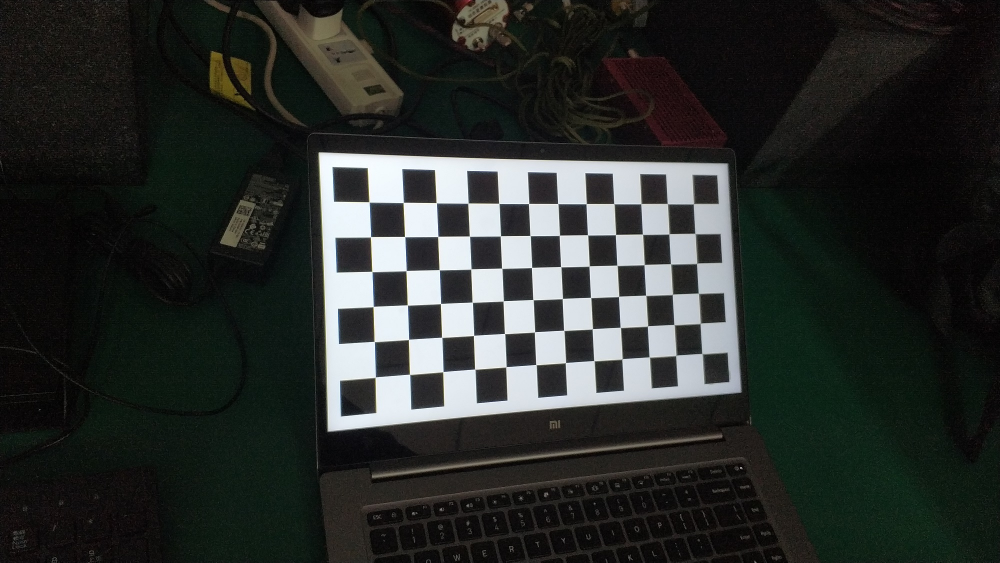
//> input picture 1.2 Single_measure/solution2/chess4.jpg, 2000 x 1125 px (shown at 1/2 size)
$ ./main   (built with g++ and OpenCV 4)
//> lines starting //> are read from the running program, lines starting //| are printed output that depends on the picture
#define _CRT_SECURE_NO_WARNINGS
#include "opencv2/core.hpp"
#include <opencv2/core/utility.hpp>
#include "opencv2/imgproc.hpp"
#include "opencv2/calib3d.hpp"
#include "opencv2/imgcodecs.hpp"
#include "opencv2/videoio.hpp"
#include "opencv2/highgui.hpp"

#include <cctype>
#include <cstdio>
#include <cstring>
#include <iostream>

using namespace cv;
using namespace std;

#define CV_EVENT_LBUTTONDOWN 1           // left click

/************************************************
	@brief: Monocular camera measurement

	@author: WavenZ

	@time: 2019/5/1
*************************************************/
struct CameraParam{
	Mat cameraMatrix;
	Mat distCoeffs;
	Mat Rt;
	Mat Rt1;
};

Mat imageOrigin;		// original image
Mat imageDisplay;		// display image
Mat imageGray;			// gray image
CameraParam param;		// camera param
Point3d corners[2];		// start&end corner
int whichCorner = 0;
double Distance = 0;	// distance

void calcDistance() {
	// 反向投影
	Mat M_;
	invert(param.cameraMatrix, M_, DECOMP_SVD);
	Mat x1 = Mat(corners[0]);
	Mat x2 = Mat(corners[1]);

	// 去畸变（存在导致很小的误差）
	Mat X1 = M_ * x1;
	double r2 = X1.at<double>(0) * X1.at<double>(0) + X1.at<double>(1) * X1.at<double>(1);
	double r4 = r2 * r2;
	double dist = 1 + r2 * param.distCoeffs.at<double>(0) + r4 * param.distCoeffs.at<double>(1);
	X1.at<double>(0) /= dist;
	X1.at<double>(1) /= dist;

	Mat X2 = M_ * x2;
	r2 = X2.at<double>(0) * X2.at<double>(0) + X2.at<double>(1) * X2.at<double>(1);
	r4 = r2 * r2;
	dist = 1 + r2 * param.distCoeffs.at<double>(0) + r4 * param.distCoeffs.at<double>(1);
	X2.at<double>(0) /= dist;
	X2.at<double>(1) /= dist;

	// 转换到世界坐标系（约束：Z = 0）
	Mat Rt_;
	invert(param.Rt1, Rt_, DECOMP_SVD);
	Mat X1w = Rt_ * X1;
	Mat X2w = Rt_ * X2;

	// 归一化
	X1w = X1w / X1w.at<double>(2);
	X2w = X2w / X2w.at<double>(2);

	// 计算距离
	Mat D = X2w - X1w;
	Distance = sqrt(D.at<double>(0) * D.at<double>(0) + D.at<double>(1) * D.at<double>(1));
	cout << "Distance: " << Distance << endl;
}

static void onMouse(int event, int x, int y, int flags, void* param)
{	// 鼠标点击事件
	Mat* im = reinterpret_cast<Mat*>(param);
	if (event == CV_EVENT_LBUTTONDOWN) {
		Rect r(x - 20 > 0 ? x - 20 : 0, y - 20 > 0 ? y - 20 : 0, 40, 40);
		vector<Point2f> pointbuf;
		// 点击感兴趣区域
		Mat mask;
		mask = Mat::zeros(imageGray.size(), CV_8UC1);
		mask(r).setTo(255);
		// 角点检测
		goodFeaturesToTrack(imageGray, pointbuf, 1, 0.01, 10, mask);
		// 亚像素级角点检测提升精度
		cornerSubPix(imageGray, pointbuf, Size(5, 5),
			Size(-1, -1), TermCriteria(TermCriteria::EPS + TermCriteria::COUNT, 30, 0.0001));
		// 画点
		line(imageDisplay, Point2f{ pointbuf[0].x - 10, pointbuf[0].y - 10 },
				Point2d{ pointbuf[0].x + 10, pointbuf[0].y + 10 }, Scalar(0, 0, 200), 2);
		line(imageDisplay, Point2f{ pointbuf[0].x - 10, pointbuf[0].y + 10 },
				Point2d{ pointbuf[0].x + 10, pointbuf[0].y - 10 }, Scalar(0, 0, 200), 2);
		// 保存角点
		corners[whichCorner].x = pointbuf[0].x;
		corners[whichCorner].y = pointbuf[0].y;
		corners[whichCorner].z = 1;
		// 已检测到两个点时计算距离
		if (whichCorner == 1) {
			line(imageDisplay, Point2d{ corners[0].x, corners[0].y },
				Point2d{ corners[1].x, corners[1].y }, Scalar(0, 0, 200), 2);
			cout << corners[0] << ", " << corners[1] << endl;
			calcDistance();
			char str[20];
			sprintf(str, "%.2lfmm", Distance);
			putText(imageDisplay, str, Point2d{ (corners[0].x + corners[1].x) / 2.0 , (corners[0].y + corners[1].y) / 2.0 - 10 },
				2, 1.5, Scalar(0, 0, 200), 2, LINE_AA);
		}
		whichCorner = !whichCorner;
		imshow("Image", imageDisplay);
	}

}

void allInit(){
	// param init
	param.cameraMatrix = (Mat_<double>(3, 3) <<
		1.5621284315553469e+03, 0., 9.9531745685229419e+02,
		0., 1.5629858065134160e+03, 5.4181661016529097e+02,
		0., 0., 1.);

	param.distCoeffs = (Mat_<double>(5, 1) << 3.3186929343409627e-01, -1.5328976453608059e+00,
		-1.0555395111807473e-04, 5.3863533330160257e-05, 0.);

	param.Rt = (Mat_<double>(3, 4) <<
		0.9328536065677697, 0.04360998139854794, -0.3576063733155814, -9.2208456379855079e+01,
		-0.02461864634625879, 0.9980424581793637, 0.05749064205043169, -4.9301180933888901e+01,
		0.3594135097149, -0.04482656794481737, 0.9321011253295997, 5.6603131731116139e+02);

	param.Rt1 = (Mat_<double>(3, 3) <<
		0.9328536065677697, 0.04360998139854794, -9.2208456379855079e+01,
		-0.02461864634625879, 0.9980424581793637, -4.9301180933888901e+01,
		0.3594135097149, -0.04482656794481737, 5.6603131731116139e+02);

	// image init
	imageOrigin = imread("chess4.jpg", 1);
//> imageOrigin is the input picture: 1125 rows x 2000 cols, CV_8UC3; mean B, G, R 43.3, 45.9, 42.6
	imageDisplay = imageOrigin;
	cvtColor(imageOrigin, imageGray, COLOR_BGR2GRAY);

	// window init
	namedWindow("Image", 2);
	resizeWindow("Image", 1000, 560);
	setMouseCallback("Image", onMouse, reinterpret_cast<void*> (&imageDisplay));
	imshow("Image", imageDisplay);
}


int main( int argc, char** argv )
{
	allInit();
	while (1) {
		if (waitKey(100) == 27)
//> the left mouse button is pressed and released at (500, 281)
//> in onMouse, `goodFeaturesToTrack(imageGray, pointbuf, 1, 0.01, 10, mask);`: pointbuf = 1 Point (x, y): [502, 269]
//> in onMouse, `cornerSubPix(imageGray, pointbuf, Size(5, 5), Size(-1, -1), TermCriter..`: pointbuf = 1 Point (x, y): [498.6, 269.9]
//> in onMouse, `corners[whichCorner].x = pointbuf[0].x;`: corners = 2 Point3s: [498.6, 0, 0], [0, 0, 0]
//> in onMouse, `corners[whichCorner].y = pointbuf[0].y;`: corners = 2 Point3s: [498.6, 269.9, 0], [0, 0, 0]
//> in onMouse, `corners[whichCorner].z = 1;`: corners = 2 Point3s: [498.6, 269.9, 1], [0, 0, 0]
//> the left mouse button is pressed and released at (1500, 281)
//| [498.554, 269.859, 1], [1505.4, 278.845, 1]
//> in calcDistance, `Mat x1 = Mat(corners[0]);`: x1 = [498.6, 269.9, 1]
//> in calcDistance, `Mat x2 = Mat(corners[1]);`: x2 = [1505.4, 278.8, 1]
//> in calcDistance, `Mat X1 = M_ * x1;`: X1 = [-0.318, -0.174, 1]
//> in calcDistance, `double r2 = X1.at<double>(0) * X1.at<double>(0) + X1.at<double>(1) * X..`: r2 = 0.131
//> in calcDistance, `double r4 = r2 * r2;`: r4 = 0.0173
//> in calcDistance, `double dist = 1 + r2 * param.distCoeffs.at<double>(0) + r4 * param.dis..`: dist = 1.02
//> in calcDistance, `X1.at<double>(0) /= dist;`: X1 = [-0.313, -0.174, 1]
//> in calcDistance, `X1.at<double>(1) /= dist;`: X1 = [-0.313, -0.171, 1]
//> in calcDistance, `Mat X2 = M_ * x2;`: X2 = [0.327, -0.168, 1]
//> in calcDistance, `r2 = X2.at<double>(0) * X2.at<double>(0) + X2.at<double>(1) * X2.at<do..`: r2 = 0.135
//> in calcDistance, `r4 = r2 * r2;`: r4 = 0.0182
//> in calcDistance, `X2.at<double>(0) /= dist;`: X2 = [0.321, -0.168, 1]
//> in calcDistance, `X2.at<double>(1) /= dist;`: X2 = [0.321, -0.165, 1]
//> in calcDistance, `Mat X1w = Rt_ * X1;`: X1w = [-0.148, -0.0835, 0.00185]
//> in calcDistance, `Mat X2w = Rt_ * X2;`: X2w = [0.491, -0.0821, 0.00145]
//> in calcDistance, `X1w = X1w / X1w.at<double>(2);`: X1w = [-79.82, -45.02, 1]
//> in calcDistance, `X2w = X2w / X2w.at<double>(2);`: X2w = [339.2, -56.71, 1]
//> in calcDistance, `Mat D = X2w - X1w;`: D = [419, -11.69, 1.11e-16]
//> in calcDistance, `Distance = sqrt(D.at<double>(0) * D.at<double>(0) + D.at<double>(1) * ..`: Distance = 419.2
//| Distance: 419.159
//> the left mouse button is pressed and released at (1500, 843)
//> the left mouse button is pressed and released at (500, 843)
//> in onMouse (call 7), `goodFeaturesToTrack(imageGray, pointbuf, 1, 0.01, 10, mask);`: pointbuf = 1 Point (x, y): [485, 853]
//> in onMouse (call 7), `cornerSubPix(imageGray, pointbuf, Size(5, 5), Size(-1, -1), TermCriter..`: pointbuf = 1 Point (x, y): [486.6, 852.7]
//> in onMouse (call 7), `corners[whichCorner].x = pointbuf[0].x;`: corners = 2 Point3s: [1499.2, 833, 1], [486.6, 278.8, 1]
//> in onMouse (call 7), `corners[whichCorner].y = pointbuf[0].y;`: corners = 2 Point3s: [1499.2, 833, 1], [486.6, 852.7, 1]
//| [1499.17, 833.04, 1], [486.609, 852.705, 1]
//| Distance: 409.652
//> in onMouse (call 7), `sprintf(str, "%.2lfmm", Distance);`: str = "409.65mm"
//> in onMouse (call 7), `putText(imageDisplay, str, Point2d{ (corners[0].x + corners[1].x) / 2...`:
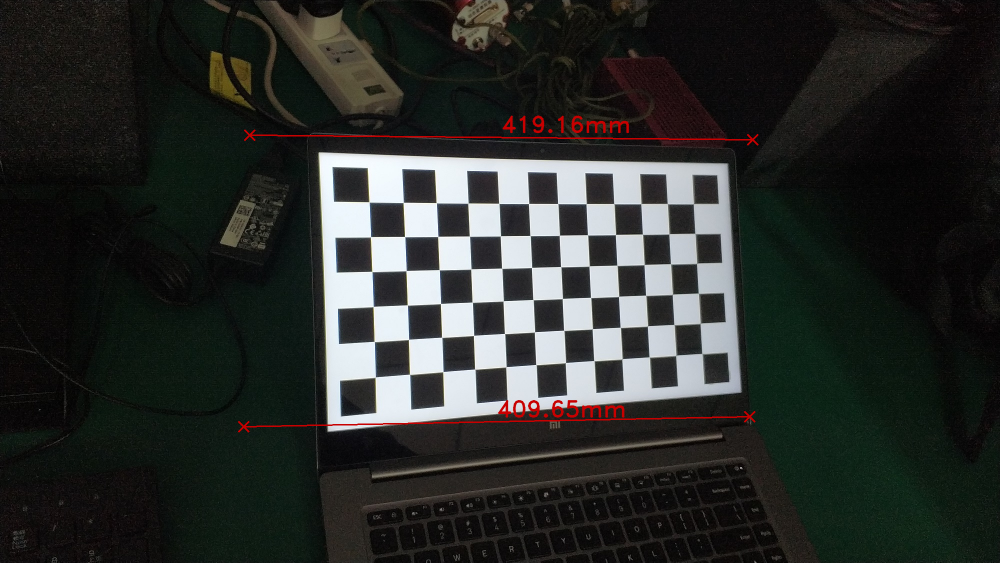
//> imageDisplay: 1125 rows x 2000 cols, CV_8UC3 (shown at 1/2 size); mean B, G, R 43, 45.6, 43.5
//> the Esc key is pressed
			break;
	}
	destroyAllWindows();
	return 0;
}

$ run again, with 1.2 Single_measure/solution2/chess1.jpg copied over 1.2 Single_measure/solution2/chess4.jpg
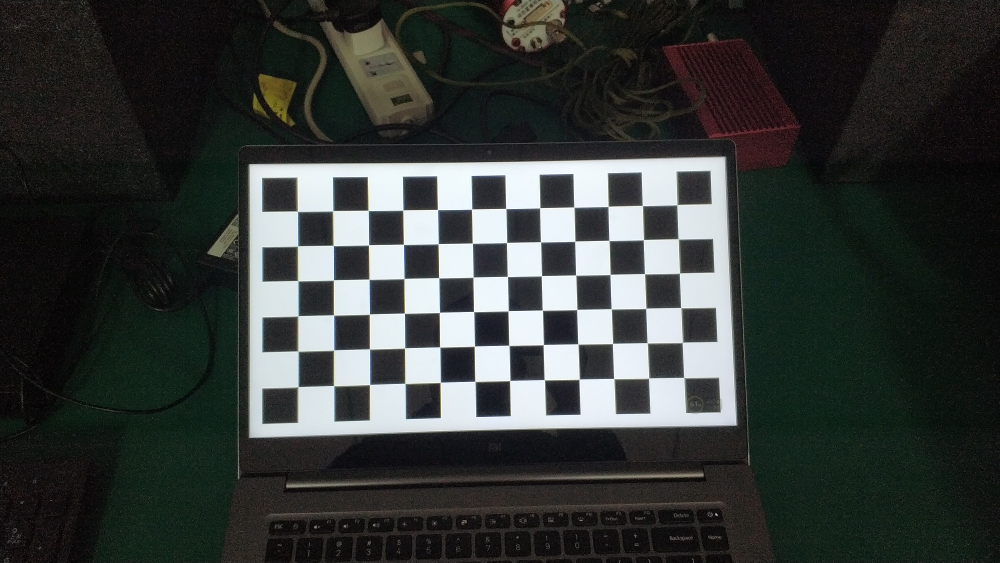
//> input picture 1.2 Single_measure/solution2/chess1.jpg, 2000 x 1125 px (shown at 1/2 size)
//> in allInit, imageOrigin is the input picture: 1125 rows x 2000 cols, CV_8UC3; mean B, G, R 55.7, 57.9, 54
//> in onMouse, `goodFeaturesToTrack(imageGray, pointbuf, 1, 0.01, 10, mask);`: pointbuf = 1 Point (x, y): [491, 292]
//> in onMouse, `cornerSubPix(imageGray, pointbuf, Size(5, 5), Size(-1, -1), TermCriter..`: pointbuf = 1 Point (x, y): [490.3, 290.8]
//> in onMouse, `corners[whichCorner].x = pointbuf[0].x;`: corners = 2 Point3s: [490.3, 0, 0], [0, 0, 0]
//> in onMouse, `corners[whichCorner].y = pointbuf[0].y;`: corners = 2 Point3s: [490.3, 290.8, 0], [0, 0, 0]
//> in onMouse, `corners[whichCorner].z = 1;`: corners = 2 Point3s: [490.3, 290.8, 1], [0, 0, 0]
//| [490.279, 290.762, 1], [1494, 261, 1]
//> x1 = [490.3, 290.8, 1]
//> x2 = [1494, 261, 1]
//> in calcDistance, `Mat X1 = M_ * x1;`: X1 = [-0.323, -0.161, 1]
//> in calcDistance, `double r2 = X1.at<double>(0) * X1.at<double>(0) + X1.at<double>(1) * X..`: r2 = 0.13
//> in calcDistance, `double r4 = r2 * r2;`: r4 = 0.017
//> dist = 1.02
//> in calcDistance, `X1.at<double>(0) /= dist;`: X1 = [-0.318, -0.161, 1]
//> in calcDistance, `X1.at<double>(1) /= dist;`: X1 = [-0.318, -0.158, 1]
//> in calcDistance, `Mat X2 = M_ * x2;`: X2 = [0.319, -0.18, 1]
//> in calcDistance, `r2 = X2.at<double>(0) * X2.at<double>(0) + X2.at<double>(1) * X2.at<do..`: r2 = 0.134
//> in calcDistance, `r4 = r2 * r2;`: r4 = 0.018
//> in calcDistance, `X2.at<double>(0) /= dist;`: X2 = [0.314, -0.18, 1]
//> in calcDistance, `X2.at<double>(1) /= dist;`: X2 = [0.314, -0.177, 1]
//> in calcDistance, `Mat X1w = Rt_ * X1;`: X1w = [-0.154, -0.0702, 0.00186]
//> in calcDistance, `Mat X2w = Rt_ * X2;`: X2w = [0.484, -0.0934, 0.00145]
//> in calcDistance, `X1w = X1w / X1w.at<double>(2);`: X1w = [-82.69, -37.76, 1]
//> in calcDistance, `X2w = X2w / X2w.at<double>(2);`: X2w = [333.7, -64.31, 1]
//> D = [416.3, -26.55, 0]
//> Distance = 417.2
//| Distance: 417.19
//> in onMouse (call 7), `goodFeaturesToTrack(imageGray, pointbuf, 1, 0.01, 10, mask);`: pointbuf = 1 Point (x, y): [495, 840]
//> in onMouse (call 7), `corners[whichCorner].x = pointbuf[0].x;`: corners = 2 Point3s: [1493.5, 826.3, 1], [495, 261, 1]
//> in onMouse (call 7), `corners[whichCorner].y = pointbuf[0].y;`: corners = 2 Point3s: [1493.5, 826.3, 1], [495, 840, 1]
//| [1493.52, 826.29, 1], [495, 840, 1]
//| Distance: 404.064
//> str = "404.06mm"
//> in onMouse (call 7), `putText(imageDisplay, str, Point2d{ (corners[0].x + corners[1].x) / 2...`:
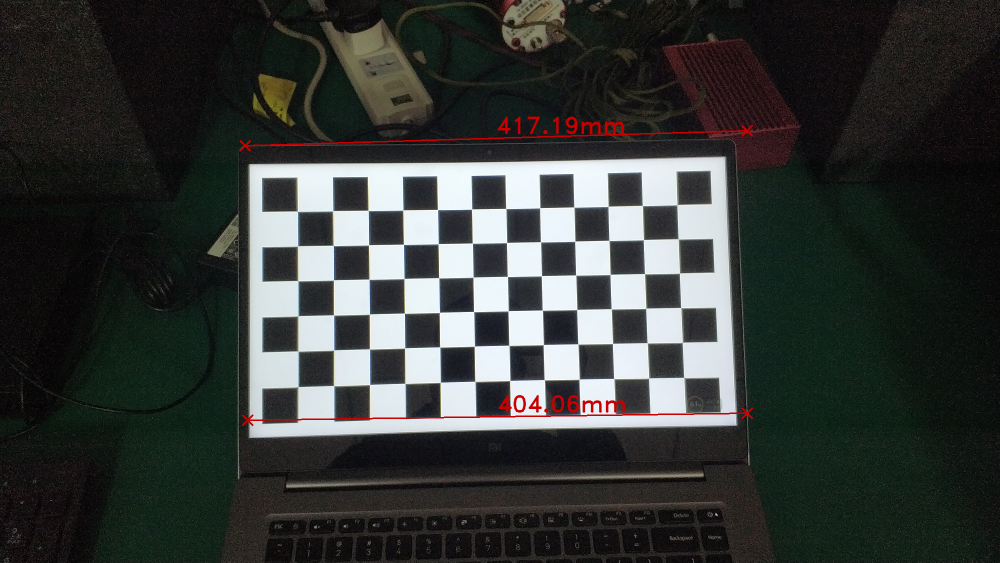
//> imageDisplay: 1125 rows x 2000 cols, CV_8UC3 (shown at 1/2 size); mean B, G, R 55.2, 57.4, 54.5

$ run again, with 1.2 Single_measure/solution2/chess2.jpg copied over 1.2 Single_measure/solution2/chess4.jpg
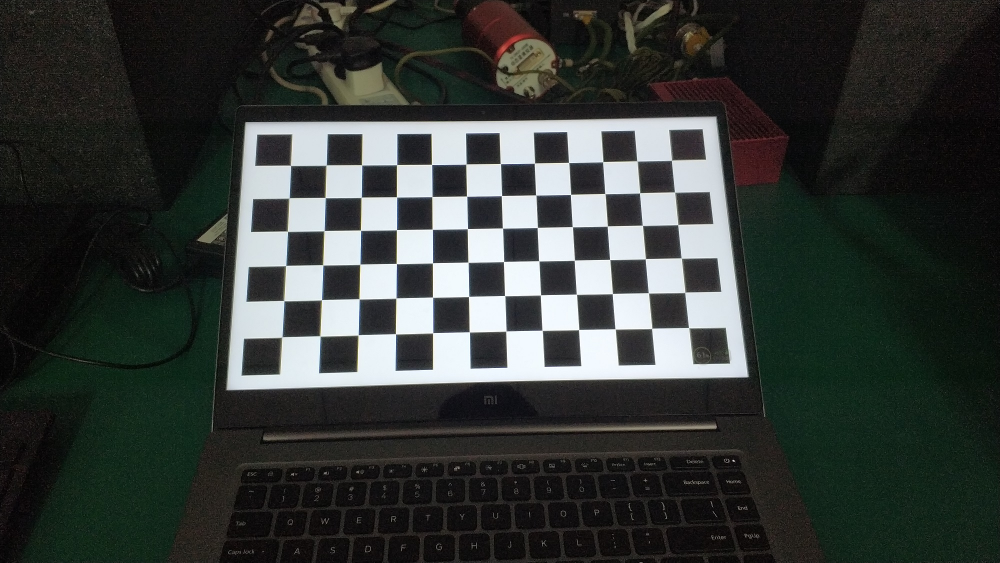
//> input picture 1.2 Single_measure/solution2/chess2.jpg, 2000 x 1125 px (shown at 1/2 size)
//> in allInit, imageOrigin is the input picture: 1125 rows x 2000 cols, CV_8UC3; mean B, G, R 55.3, 58.1, 53.7
//> in onMouse, `goodFeaturesToTrack(imageGray, pointbuf, 1, 0.01, 10, mask);`: pointbuf = 1 Point (x, y): [515, 270]
//> in onMouse, `cornerSubPix(imageGray, pointbuf, Size(5, 5), Size(-1, -1), TermCriter..`: pointbuf = 1 Point (x, y): [514, 268.8]
//> in onMouse, `corners[whichCorner].x = pointbuf[0].x;`: corners = 2 Point3s: [514, 0, 0], [0, 0, 0]
//> in onMouse, `corners[whichCorner].y = pointbuf[0].y;`: corners = 2 Point3s: [514, 268.8, 0], [0, 0, 0]
//> in onMouse, `corners[whichCorner].z = 1;`: corners = 2 Point3s: [514, 268.8, 1], [0, 0, 0]
//| [514.035, 268.84, 1], [1514.54, 277.273, 1]
//> x1 = [514, 268.8, 1]
//> x2 = [1514.5, 277.3, 1]
//> in calcDistance, `Mat X1 = M_ * x1;`: X1 = [-0.308, -0.175, 1]
//> in calcDistance, `double r2 = X1.at<double>(0) * X1.at<double>(0) + X1.at<double>(1) * X..`: r2 = 0.125
//> in calcDistance, `double r4 = r2 * r2;`: r4 = 0.0157
//> dist = 1.02
//> in calcDistance, `X1.at<double>(0) /= dist;`: X1 = [-0.303, -0.175, 1]
//> in calcDistance, `X1.at<double>(1) /= dist;`: X1 = [-0.303, -0.172, 1]
//> in calcDistance, `Mat X2 = M_ * x2;`: X2 = [0.332, -0.169, 1]
//> in calcDistance, `r2 = X2.at<double>(0) * X2.at<double>(0) + X2.at<double>(1) * X2.at<do..`: r2 = 0.139
//> in calcDistance, `r4 = r2 * r2;`: r4 = 0.0194
//> in calcDistance, `X2.at<double>(0) /= dist;`: X2 = [0.327, -0.169, 1]
//> in calcDistance, `X2.at<double>(1) /= dist;`: X2 = [0.327, -0.167, 1]
//> in calcDistance, `Mat X1w = Rt_ * X1;`: X1w = [-0.138, -0.0841, 0.00185]
//> in calcDistance, `Mat X2w = Rt_ * X2;`: X2w = [0.497, -0.0832, 0.00144]
//> in calcDistance, `X1w = X1w / X1w.at<double>(2);`: X1w = [-74.7, -45.53, 1]
//> in calcDistance, `X2w = X2w / X2w.at<double>(2);`: X2w = [344.2, -57.62, 1]
//> D = [418.9, -12.09, 1.11e-16]
//> Distance = 419.1
//| Distance: 419.092
//> in onMouse (call 7), `goodFeaturesToTrack(imageGray, pointbuf, 1, 0.01, 10, mask);`: pointbuf = 1 Point (x, y): [492, 836]
//> in onMouse (call 7), `cornerSubPix(imageGray, pointbuf, Size(5, 5), Size(-1, -1), TermCriter..`: pointbuf = 1 Point (x, y): [490.9, 836.7]
//> in onMouse (call 7), `corners[whichCorner].x = pointbuf[0].x;`: corners = 2 Point3s: [1480.6, 826.9, 1], [490.9, 277.3, 1]
//> in onMouse (call 7), `corners[whichCorner].y = pointbuf[0].y;`: corners = 2 Point3s: [1480.6, 826.9, 1], [490.9, 836.7, 1]
//| [1480.57, 826.887, 1], [490.847, 836.67, 1]
//| Distance: 398.727
//> str = "398.73mm"
//> in onMouse (call 7), `putText(imageDisplay, str, Point2d{ (corners[0].x + corners[1].x) / 2...`:
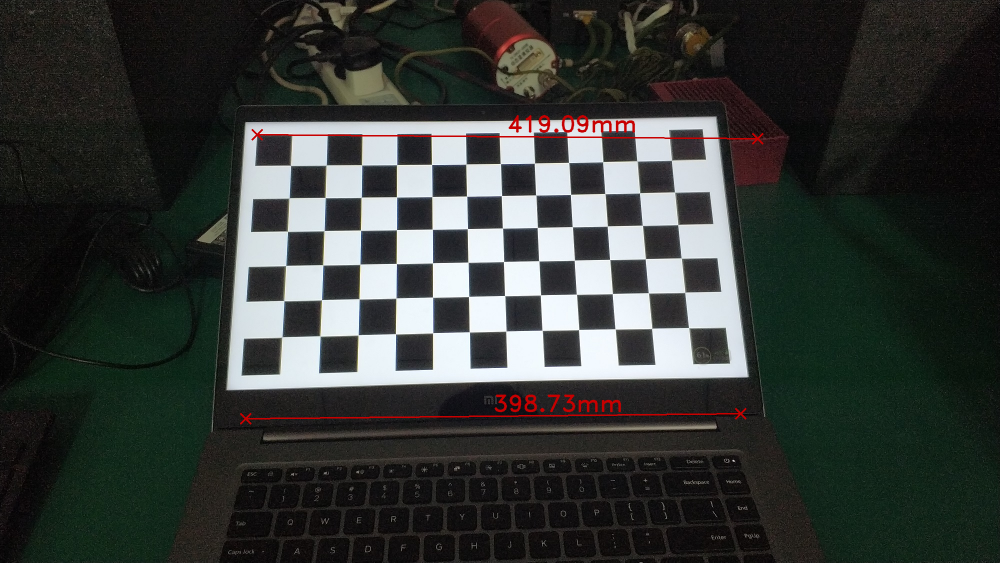
//> imageDisplay: 1125 rows x 2000 cols, CV_8UC3 (shown at 1/2 size); mean B, G, R 54.8, 57.6, 54.3
